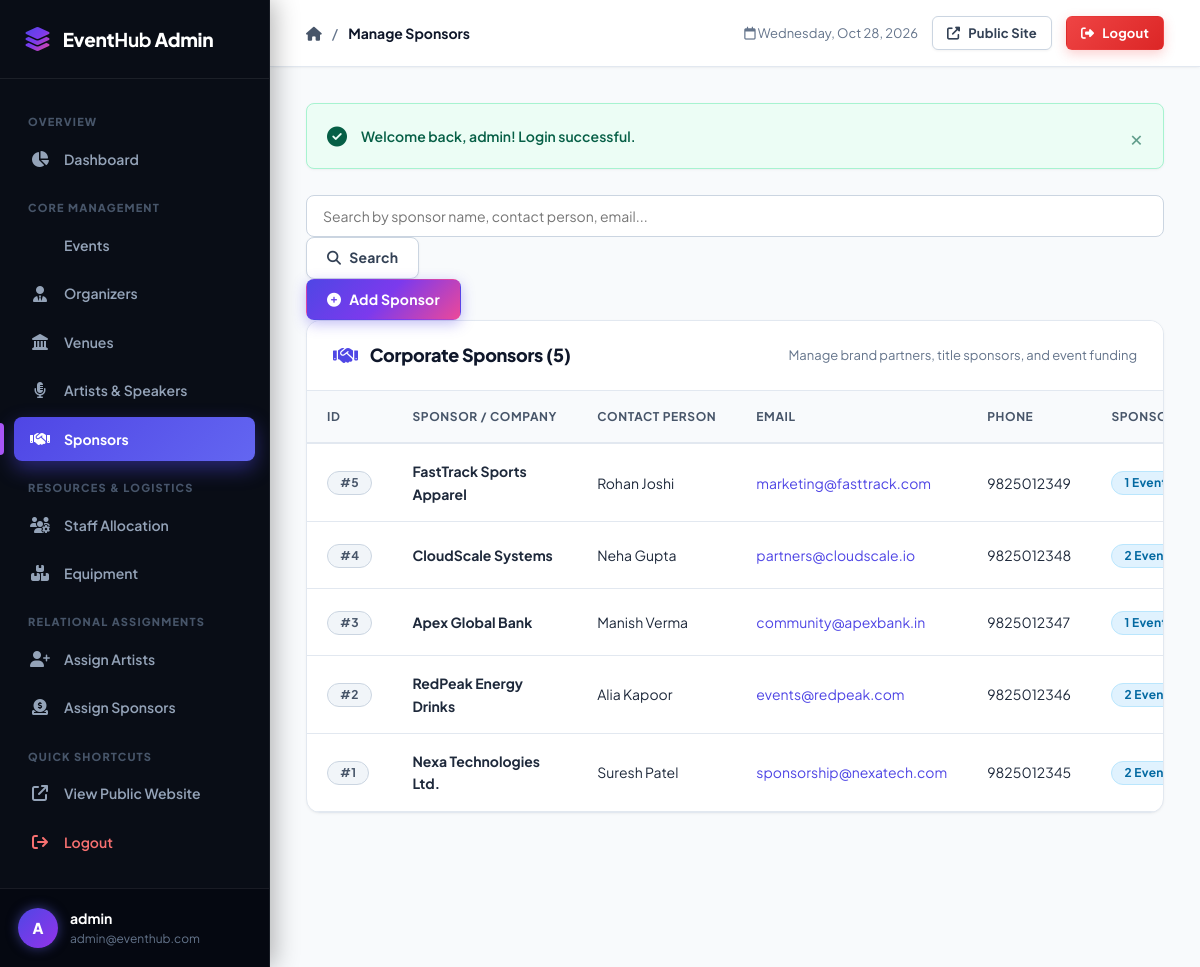
The app's page /admin/sponsors/index.php (signed in) with its own data.
### tables this page shows
CREATE TABLE `sponsor` (
    `sponsor_id` INT AUTO_INCREMENT PRIMARY KEY,
    `sponsor_name` VARCHAR(100) NOT NULL,
    `contact_person` VARCHAR(100) DEFAULT NULL,
    `email` VARCHAR(100) NOT NULL UNIQUE,
    `phone` VARCHAR(15) DEFAULT NULL
);

### admin/sponsors/index.php (the view, shortened to what this page needs)
<?php
require_once __DIR__ . '/../../includes/auth.php';
$search = trim($_GET['search'] ?? '');
try {
    if (!empty($search)) {
        $stmt = $pdo->prepare("
            SELECT s.*,
                   COUNT(es.event_id) as event_count,
                   COALESCE(SUM(es.sponsorship_amount), 0) as total_sponsored
            FROM sponsor s
            LEFT JOIN event_sponsor es ON s.sponsor_id = es.sponsor_id
            WHERE s.sponsor_name LIKE :search
               OR s.contact_person LIKE :search
               OR s.email LIKE :search
               OR s.phone LIKE :search
            GROUP BY s.sponsor_id
            ORDER BY s.sponsor_id DESC
        ");
        $stmt->execute([':search' => "%{$search}%"]);
    } else {
        $stmt = $pdo->query("
            SELECT s.*,
                   COUNT(es.event_id) as event_count,
                   COALESCE(SUM(es.sponsorship_amount), 0) as total_sponsored
            FROM sponsor s
            LEFT JOIN event_sponsor es ON s.sponsor_id = es.sponsor_id
            GROUP BY s.sponsor_id
            ORDER BY s.sponsor_id DESC
        ");
    }
    $sponsors = $stmt->fetchAll();
} catch (PDOException $e) {
    die("Database error: " . htmlspecialchars($e->getMessage()));
}
require_once __DIR__ . '/../../includes/admin_header.php';
?>
<div class="toolbar-container">
    <form action="<?= url('admin/sponsors/index.php') ?>" method="GET" class="search-form">
        <input type="text" name="search" class="form-control" placeholder="Search by sponsor name, contact person, email..." value="<?= sanitize($search) ?>">
        <button type="submit" class="btn btn-secondary">
            <i class="fas fa-search"></i> Search
        </button>
    </form>
    <div>
        <a href="<?= url('admin/sponsors/add.php') ?>" class="btn btn-primary">
            <i class="fas fa-plus-circle"></i> Add Sponsor
        </a>
    </div>
</div>
<div class="card">
    <div class="card-header">
        <div class="card-title">
            <i class="fas fa-handshake"></i> Corporate Sponsors (<?= count($sponsors) ?>)
        </div>
        <div style="font-size: 13px; color: var(--text-muted);">
            Manage brand partners, title sponsors, and event funding
        </div>
    </div>
    <div class="card-body" style="padding: 0;">
        <div class="table-responsive">
            <table class="data-table">
                <thead>
                    <tr>
                        <th>ID</th>
                        <th>Sponsor / Company</th>
                        <th>Contact Person</th>
                        <th>Email</th>
                        <th>Phone</th>
                        <th>Sponsored Events</th>
                    </tr>
                </thead>
                <tbody>
                    <?php if (empty($sponsors)): ?>
                        <tr>
                            <td colspan="8">
                                <div class="empty-state">
                                    <div class="empty-state-icon"><i class="fas fa-building-circle-exclamation"></i></div>
                                    <h3>No sponsors found</h3>
                                    <p>Register companies, title sponsors, and academic event partners.</p>
                                    <a href="<?= url('admin/sponsors/add.php') ?>" class="btn btn-primary btn-sm">
                                        <i class="fas fa-plus"></i> Add New Sponsor
                                    </a>
                                </div>
                            </td>
                        </tr>
                    <?php else: ?>
                        <?php foreach ($sponsors as $sp): ?>
                            <tr>
                                <td><span class="badge badge-secondary">#<?= $sp['sponsor_id'] ?></span></td>
                                <td><strong><?= sanitize($sp['sponsor_name']) ?></strong></td>
                                <td><?= sanitize($sp['contact_person'] ?: '-') ?></td>
                                <td><a href="mailto:<?= sanitize($sp['email']) ?>"><?= sanitize($sp['email']) ?></a></td>
                                <td><?= sanitize($sp['phone'] ?: '-') ?></td>
                                <td>
                                    <a href="<?= url('admin/assignments/event_sponsors.php?sponsor_id=' . $sp['sponsor_id']) ?>" class="badge badge-info">
                                        <?= $sp['event_count'] ?> Events
                                    </a>
                                </td>
                            </tr>
                        <?php endforeach; ?>
                    <?php endif; ?>
                </tbody>
            </table>
        </div>
    </div>
</div>
<?php require_once __DIR__ . '/../../includes/admin_footer.php'; ?>

### assets/css/style.css (style rules this page uses)
:root { --primary: #4f46e5; --primary-gradient: linear-gradient(135deg, #4f46e5 0%, #7c3aed 50%, #ec4899 100%); --primary-hover: #4338ca; --primary-light: #e0e7ff; --secondary: #64748b; --success: #10b981; --success-light: #d1fae5; --danger: #ef4444; --danger-light: #fee2e2; --warning: #f59e0b; --warning-light: #fef3c7; --info: #0ea5e9; --info-light: #e0f2fe; --sidebar-bg: #090d16; --sidebar-surface: #111827; --sidebar-hover: #1f293d; --sidebar-active: linear-gradient(135deg, #4f46e5 0%, #6366f1 100%); --sidebar-text: #94a3b8; --sidebar-text-active: #ffffff; --bg-body: #f8fafc; --bg-card: #ffffff; --text-main: #0f172a; --text-muted: #64748b; --border-color: #e2e8f0; --border-hover: #cbd5e1; --radius-sm: 8px; --radius-md: 14px; --radius-lg: 20px; --radius-full: 9999px; --shadow-sm: 0 1px 3px 0 rgba(0, 0, 0, 0.04), 0 1px 2px -1px rgba(0, 0, 0, 0.04); --shadow-md: 0 4px 6px -1px rgba(0, 0, 0, 0.06), 0 2px 4px -2px rgba(0, 0, 0, 0.04); --shadow-lg: 0 12px 24px -4px rgba(15, 23, 42, 0.08), 0 4px 6px -2px rgba(15, 23, 42, 0.03); --shadow-glow: 0 10px 25px -3px rgba(79, 70, 229, 0.35); --transition: all 0.25s cubic-bezier(0.4, 0, 0.2, 1); }
* { margin: 0; padding: 0; box-sizing: border-box; font-family: 'Plus Jakarta Sans', -apple-system, BlinkMacSystemFont, "Segoe UI", Roboto, sans-serif; }
body { background-color: var(--bg-body); color: var(--text-main); line-height: 1.6; min-height: 100vh; -webkit-font-smoothing: antialiased; }
a { color: var(--primary); text-decoration: none; transition: var(--transition); }
.badge { display: inline-flex; align-items: center; gap: 6px; padding: 5px 12px; font-size: 12px; font-weight: 700; border-radius: var(--radius-full); line-height: 1; letter-spacing: 0.3px; }
.badge-info { background: #e0f2fe; color: #0369a1; border: 1px solid #bae6fd; }
.badge-secondary { background: #f1f5f9; color: #475569; border: 1px solid #cbd5e1; }
.btn { display: inline-flex; align-items: center; justify-content: center; gap: 8px; padding: 10px 20px; font-size: 14px; font-weight: 700; border-radius: var(--radius-sm); border: 1px solid transparent; cursor: pointer; transition: var(--transition); text-decoration: none; line-height: 1.4; letter-spacing: 0.2px; }
.btn-primary { background: var(--primary-gradient); color: #ffffff; box-shadow: 0 4px 14px 0 rgba(79, 70, 229, 0.35); }
.btn-secondary { background: #ffffff; color: #334155; border-color: #cbd5e1; box-shadow: 0 1px 3px rgba(0, 0, 0, 0.05); }
.card { background: #ffffff; border-radius: var(--radius-md); border: 1px solid var(--border-color); box-shadow: var(--shadow-sm); margin-bottom: 28px; overflow: hidden; transition: var(--transition); }
.card-header { padding: 20px 26px; border-bottom: 1px solid var(--border-color); display: flex; justify-content: space-between; align-items: center; background: #ffffff; }
.card-title { font-size: 18px; font-weight: 800; color: #0f172a; display: flex; align-items: center; gap: 12px; letter-spacing: -0.3px; }
.card-title i { color: var(--primary); font-size: 20px; }
.card-body { padding: 26px; }
.table-responsive { width: 100%; overflow-x: auto; }
.data-table { width: 100%; border-collapse: collapse; text-align: left; font-size: 14px; }
.data-table th { background: #f8fafc; color: #475569; font-weight: 700; padding: 16px 20px; border-bottom: 2px solid var(--border-color); white-space: nowrap; text-transform: uppercase; font-size: 12px; letter-spacing: 0.6px; }
.data-table td { padding: 16px 20px; border-bottom: 1px solid var(--border-color); color: #1e293b; vertical-align: middle; transition: var(--transition); }
.form-control { width: 100%; padding: 11px 16px; font-size: 14px; border: 1px solid #cbd5e1; border-radius: var(--radius-sm); background-color: #ffffff; color: #0f172a; transition: var(--transition); }

### records on screen
sponsor: sponsor_id "5", sponsor_name "FastTrack Sports Apparel", contact_person "Rohan Joshi", email "marketing@fasttrack.com", phone "9825012349", event_count "1"
sponsor: sponsor_id "4", sponsor_name "CloudScale Systems", contact_person "Neha Gupta", email "partners@cloudscale.io", phone "9825012348", event_count "2"
sponsor: sponsor_id "3", sponsor_name "Apex Global Bank", contact_person "Manish Verma", email "community@apexbank.in", phone "9825012347", event_count "1"
sponsor: sponsor_id "2", sponsor_name "RedPeak Energy Drinks", contact_person "Alia Kapoor", email "events@redpeak.com", phone "9825012346", event_count "2"
sponsor: sponsor_id "1", sponsor_name "Nexa Technologies Ltd.", contact_person "Suresh Patel", email "sponsorship@nexatech.com", phone "9825012345", event_count "2"

### other values on screen
substr($_SESSION['admin_username'] ?? 'A', 0, 1) "A"
$_SESSION['admin_username'] "admin"
$_SESSION['admin_email'] "admin@eventhub.com"
$pageTitle "Manage Sponsors"
$message "Welcome back, admin! Login successful."
count($sponsors) "5"
